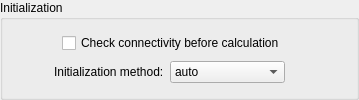
              <widget class="QGroupBox" name="groupBox_14">
               <property name="sizePolicy">
                <sizepolicy hsizetype="Minimum" vsizetype="Preferred">
                 <horstretch>0</horstretch>
                 <verstretch>0</verstretch>
                </sizepolicy>
               </property>
               <property name="maximumSize">
                <size>
                 <width>630</width>
                 <height>16777215</height>
                </size>
               </property>
               <property name="title">
                <string>Initialization</string>
               </property>
               <layout class="QVBoxLayout" name="verticalLayout_14">
                <item>
                 <layout class="QHBoxLayout" name="horizontalLayout_28">
                  <item>
                   <spacer name="horizontalSpacer_13">
                    <property name="orientation">
                     <enum>Qt::Orientation::Horizontal</enum>
                    </property>
                    <property name="sizeHint" stdset="0">
                     <size>
                      <width>40</width>
                      <height>20</height>
                     </size>
                    </property>
                   </spacer>
                  </item>
                  <item>
                   <widget class="QCheckBox" name="check_connectivity">
                    <property name="text">
                     <string>Check connectivity before calculation</string>
                    </property>
                   </widget>
                  </item>
                  <item>
                   <spacer name="horizontalSpacer_12">
                    <property name="orientation">
                     <enum>Qt::Orientation::Horizontal</enum>
                    </property>
                    <property name="sizeType">
                     <enum>QSizePolicy::Policy::Fixed</enum>
                    </property>
                    <property name="sizeHint" stdset="0">
                     <size>
                      <width>60</width>
                      <height>20</height>
                     </size>
                    </property>
                   </spacer>
                  </item>
                 </layout>
                </item>
                <item>
                 <layout class="QHBoxLayout" name="horizontalLayout_27">
                  <item>
                   <spacer name="horizontalSpacer_6">
                    <property name="orientation">
                     <enum>Qt::Orientation::Horizontal</enum>
                    </property>
                    <property name="sizeHint" stdset="0">
                     <size>
                      <width>40</width>
                      <height>20</height>
                     </size>
                    </property>
                   </spacer>
                  </item>
                  <item>
                   <widget class="QLabel" name="label_5">
                    <property name="text">
                     <string>Initialization method:</string>
                    </property>
                   </widget>
                  </item>
                  <item>
                   <widget class="QComboBox" name="init">
                    <property name="minimumSize">
                     <size>
                      <width>115</width>
                      <height>0</height>
                     </size>
                    </property>
                    <item>
                     <property name="text">
                      <string>auto</string>
                     </property>
                    </item>
                    <item>
                     <property name="text">
                      <string>flat</string>
                     </property>
                    </item>
                    <item>
                     <property name="text">
                      <string>dc</string>
                     </property>
                    </item>
                    <item>
                     <property name="text">
                      <string>results</string>
                     </property>
                    </item>
                   </widget>
                  </item>
                  <item>
                   <spacer name="horizontalSpacer_11">
                    <property name="orientation">
                     <enum>Qt::Orientation::Horizontal</enum>
                    </property>
                    <property name="sizeType">
                     <enum>QSizePolicy::Policy::Fixed</enum>
                    </property>
                    <property name="sizeHint" stdset="0">
                     <size>
                      <width>60</width>
                      <height>20</height>
                     </size>
                    </property>
                   </spacer>
                  </item>
                 </layout>
                </item>
               </layout>
              </widget>
